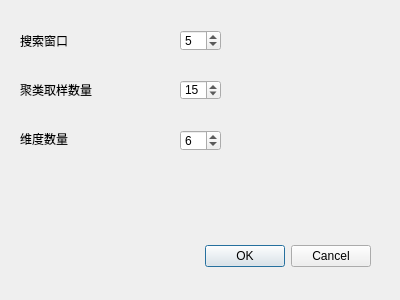
<?xml version="1.0" encoding="UTF-8"?>
<ui version="4.0">
 <class>Dialog</class>
 <widget class="QDialog" name="Dialog">
  <property name="geometry">
   <rect>
    <x>0</x>
    <y>0</y>
    <width>400</width>
    <height>300</height>
   </rect>
  </property>
  <property name="windowTitle">
   <string>Dialog</string>
  </property>
  <widget class="QDialogButtonBox" name="buttonBox">
   <property name="geometry">
    <rect>
     <x>30</x>
     <y>240</y>
     <width>341</width>
     <height>32</height>
    </rect>
   </property>
   <property name="orientation">
    <enum>Qt::Horizontal</enum>
   </property>
   <property name="standardButtons">
    <set>QDialogButtonBox::Cancel|QDialogButtonBox::Ok</set>
   </property>
  </widget>
  <widget class="QLabel" name="label">
   <property name="geometry">
    <rect>
     <x>20</x>
     <y>30</y>
     <width>111</width>
     <height>21</height>
    </rect>
   </property>
   <property name="text">
    <string>搜索窗口</string>
   </property>
  </widget>
  <widget class="QSpinBox" name="windowsize">
   <property name="geometry">
    <rect>
     <x>180</x>
     <y>30</y>
     <width>41</width>
     <height>21</height>
    </rect>
   </property>
   <property name="value">
    <number>5</number>
   </property>
  </widget>
  <widget class="QLabel" name="label_2">
   <property name="geometry">
    <rect>
     <x>20</x>
     <y>80</y>
     <width>111</width>
     <height>20</height>
    </rect>
   </property>
   <property name="text">
    <string>聚类取样数量</string>
   </property>
  </widget>
  <widget class="QSpinBox" name="topk">
   <property name="geometry">
    <rect>
     <x>180</x>
     <y>80</y>
     <width>41</width>
     <height>20</height>
    </rect>
   </property>
   <property name="value">
    <number>15</number>
   </property>
  </widget>
  <widget class="QLabel" name="label_3">
   <property name="geometry">
    <rect>
     <x>20</x>
     <y>130</y>
     <width>81</width>
     <height>18</height>
    </rect>
   </property>
   <property name="text">
    <string>维度数量</string>
   </property>
  </widget>
  <widget class="QSpinBox" name="n_char">
   <property name="geometry">
    <rect>
     <x>180</x>
     <y>130</y>
     <width>41</width>
     <height>21</height>
    </rect>
   </property>
   <property name="value">
    <number>6</number>
   </property>
  </widget>
 </widget>
 <resources/>
 <connections>
  <connection>
   <sender>buttonBox</sender>
   <signal>accepted()</signal>
   <receiver>Dialog</receiver>
   <slot>accept()</slot>
   <hints>
    <hint type="sourcelabel">
     <x>248</x>
     <y>254</y>
    </hint>
    <hint type="destinationlabel">
     <x>157</x>
     <y>274</y>
    </hint>
   </hints>
  </connection>
  <connection>
   <sender>buttonBox</sender>
   <signal>rejected()</signal>
   <receiver>Dialog</receiver>
   <slot>reject()</slot>
   <hints>
    <hint type="sourcelabel">
     <x>316</x>
     <y>260</y>
    </hint>
    <hint type="destinationlabel">
     <x>286</x>
     <y>274</y>
    </hint>
   </hints>
  </connection>
 </connections>
</ui>
